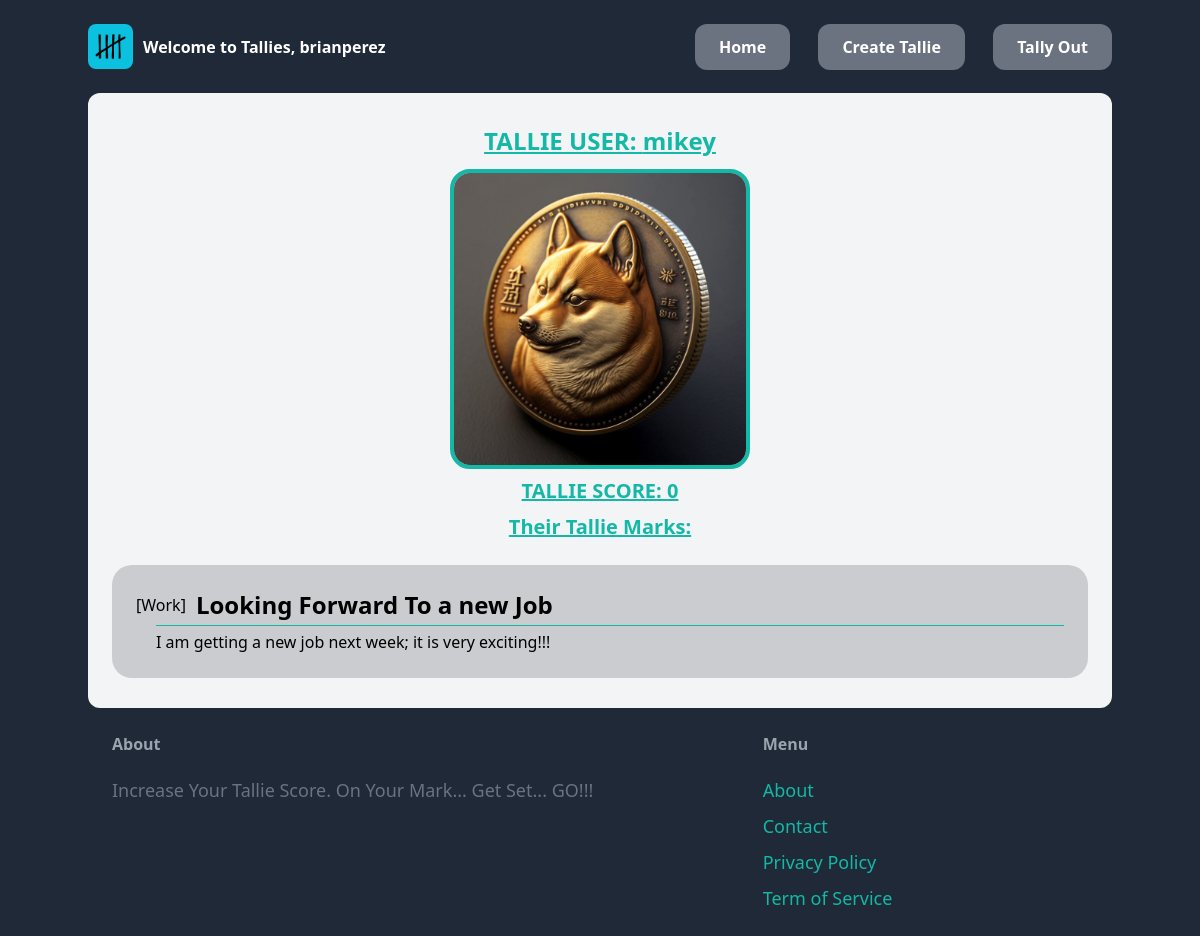
/blog/ViewProfile/2/ (signed in), run on the app's committed database.
### core/models.py (models this page shows, shortened)
class Profile(models.Model):
    user = models.OneToOneField(User, on_delete=models.CASCADE) # connect the user the the profile using the user PK(id)
    age = models.IntegerField(null=True, blank=True)  # Allow null and blank values for flexibility
    profile_image = models.ImageField(null=True, default='DEFAULT.png', blank=True, upload_to="profile_images/") # optional ; saves image media location ; # NEED TO INSTALL PILLOW (Python Image Library) ; sets default image to media/DEFAULT.png
    score = models.IntegerField(null=True, blank=True, default=0)  # Allow null and blank values for flexibility

### blog/models.py (models this page shows, shortened)
class Blog(models.Model):
    category = models.ForeignKey(Category, related_name='blogs', on_delete=models.CASCADE, blank=True, null=True, default='Testing')        # related_name='blogs': This provides a reverse relation from "Category" back to the model where this line of code is located. It means that you can access the instances of the current model associated with a Category using the attribute name blogs. For example, if you have a Category instance, you can access its associated blogs using category.blogs.all().
    name = models.CharField(max_length=255) # create a max length restriction of the Blog Name ; name is used in the admin page
    members = models.ManyToManyField(User, related_name='Blogs')           # involves the owner and the contacter
    content = models.TextField(blank=True, null=True)
    created_by = models.ForeignKey(User, related_name='blogs', on_delete=models.SET(get_default_user), blank=True, null=True)
    created_at = models.DateTimeField(auto_now_add=True)                            # store the time the Blog instanciated
    modified_at = models.DateTimeField(auto_now=True)                               # update to the current time
    class Meta:
        ordering = ('-modified_at',)

class Category(models.Model):
    name = models.CharField(max_length=255) # create a MAX LENGTH RESTRICTION
    class Meta:                     # CREATE a Meta data class
        ordering = ('name',)                    # Order all category entries within django admin in alphabetical order
        verbose_name_plural = 'Categories'      # Show the title 'Categories' instead of default 'Categorys' within admin site's sidebar
    def __str__(self):              # FUNCTION that returns the Category name
        return self.name

### blog/views.py (the view)
# urls.py: path('ViewProfile/<int:pk>/', views.ViewProfile, name='ViewProfile'),     # This line maps the URL 'ViewProfile/<int:pk>/' to the 'ViewProfile' view function in the ./views.py module. The name 'ViewPr
@login_required
def ViewProfile(request, pk):
    current_ID = request.user.id                # save the current user's ID
    home_owner = User.objects.filter(id=pk)     # get the id Home page user
    if(current_ID == home_owner[0].id):         # check if the current user owns the home page and is its rightfull owner
        OWNERSHIP = True                        # set flag to true
        blogs = Blog.objects.filter(created_by=request.user.id )  # STORE a list of blogs created by the current user
    else:                               # visitor vistiting another's home page
        OWNERSHIP = False
        blogs = Blog.objects.filter(created_by=pk )  # STORE a list of blogs created by the page's user
    return render(request, 'blog/Home.html', {
        'blogs': blogs,  # Return a list of object items
        'home_owner': home_owner[0],
        'OWNERSHIP': OWNERSHIP,
    })

### blog/templates/blog/Home.html (shortened to what this page needs)
{% extends 'core/base.html' %}
{% block Xtra_Button1 %}
    {% if OWNERSHIP %}
        <a href="{% url 'core:TTT' %}" class="px-6 py-3 text-lg font-semibold bg-gray-500 text-white rounded-xl hover:bg-gray-700">Play Tic-Tac-Toe</a>
    {% else %}
        <a href="{% url 'blog:home' %}" class="px-6 py-3 text-lg font-semibold bg-gray-500 text-white rounded-xl hover:bg-gray-700">Home</a>
    {% endif %}
{% endblock %}
{% block Xtra_Button2 %}
    <a href="{% url 'blog:new' %}" class="px-6 py-3 text-lg font-semibold bg-gray-500 text-white rounded-xl hover:bg-gray-700">Create Tallie</a>
{% endblock %}
{% block content %}
<div id="Home_Profile_Image_Div" class="center">
    <div class = 'mb-3'>
        {% if OWNERSHIP %}
            <div class="py-3">
                <a ID='Update_Profile_BTN' href="{% url 'core:Update' %}" class="px-6 py-3 text-lg font-semibold rounded-xl" >Update Profile</a>
                <a ID='Home_Delete_Profile_BTN' href="{% url 'core:Unregister' %}" class="px-6 py-3 text-lg font-semibold text-white rounded-xl">Delete User/Profile</a>
            </div>
        {% else %}
            <h1 class="m-2 text-2xl font-semibold text-teal-500" style="text-decoration: underline;">TALLIE USER: {{home_owner.username}} </h1>
        {% endif %}
    </div>
    {% if OWNERSHIP %}
        <img id="Home_Pro_Image"src="{{ user.profile.profile_image.url }}" alt="image file name: {{ user.profile.profile_image}}">
    {% else %}
        <img id="Home_Pro_Image"src="{{ home_owner.profile.profile_image.url }}" alt="image file name: {{ home_owner.profile.profile_image}}">
    {% endif %}
    <h1 class="m-2 text-xl font-semibold text-teal-500" style="text-decoration: underline;">TALLIE SCORE:
        {% if OWNERSHIP %}
            {{request.user.profile.score}}
        {% else %}
            {{ home_owner.profile.score }}
        {% endif %}
    </h1>
    {% if OWNERSHIP %}
        <h1 class="mb-6 text-xl font-semibold text-teal-500" style="text-decoration: underline;">Your Tallie Marks:</h1>
    {% else %}
        <h1 class="mb-6 text-xl font-semibold text-teal-500" style="text-decoration: underline;">Their Tallie Marks:</h1>
    {% endif %}
</div>
<div  class="space-y-6 ">
    {% for blog in blogs %}
        <a href="{% url 'blog:detail' blog.id %}">
            <div class="BLOG-POST">
                <div class="flex  items-center">
                    [{{blog.category}}]
                    <h2 class="text-2xl font-semibold" style="margin-left: 10px;">{{blog.name}}</h2>
                </div>
                <p class="Description_Block Explore_Blog-Content" style="margin-left: 20px">{{ blog.content}}</p>
            </div>
        </a>
    {% endfor %}
</div>
{% endblock %}

### core/templates/core/base.html (shortened to what this page needs)
{% load static %}
<!DOCTYPE html>
<html lang="en">
    {% block Head %}
        <head>
            {% block Styling %}
                <script src="https://cdn.tailwindcss.com"></script>
                <link rel="stylesheet" type="text/css" href="{% static 'css/BaseStyle.css' %}">
            {% endblock %}
        </head>
    {% endblock %}
    {% block Body %}
        <body class="container">
            <nav id="Navigation" class="flex justify-between items-center ">
                <div id="Logo_Greeting_Block" class="py-6 flex flex-row justify-between items-center ">
                    <div id="Pic_Container">
                        <a href="{% url 'blog:explore' %}"><img id="LOGO"  src="{% static 'tally.png' %}" alt="Tally Logo NUMBER 2"></a>
                    </div>
                    <div>
                        {% if request.user.is_authenticated %}
                        <p class="font-semibold text-white ">
                            Welcome to Tallies, {{request.user.username}}
                        </p>
                        {% else %}
                        <p class="text-xl text-white font-semibold ">
                            Welcome to Tallies
                        </p>
                        {% endif %}
                    </div>
                </div>
                {% if request.user.is_authenticated %}
                    <div class="space-x-6">
                        {% block Xtra_Button1 %}{% endblock %}
                        {% block Xtra_Button2 %}{% endblock %}
                            <a href="{% url 'core:logout' %}" class="px-6 py-3 text-lg font-semibold bg-gray-500 text-white rounded-xl hover:bg-gray-700">Tally Out</a>
                    </div>
                {% endif %}
            </nav>
            <div id="Content" class="px-6 py-6 bg-gray-100 rounded-xl w-full">
                {% block content %}{% endblock %}
            </div>
            <footer class="py-6 px-6 flex justify-between bg-gray-800 w-full">
                <div class="w-2/3 pr-10">
                    <h3 class="mb-5 font-semibold text-gray-400">About</h3>
                    <p class="text-lg text-gray-500"> Increase Your Tallie Score. On Your Mark... Get Set... GO!!! </p>
                </div>
                <div class="w-1/3">
                    <h3 class="mb-5 font-semibold text-gray-400">Menu</h3>
                    <ul class="space-y-2">
                        <li><a href="{% url 'core:About' %}" class="text-lg text-teal-500 hover:text-teal-700">About</a></li>
                        <li><a href="{% url 'core:Contact' %}" class="text-lg text-teal-500 hover:text-teal-700">Contact</a></li>
                        <li><a href="{% url 'core:Privacy' %}" class="text-lg text-teal-500 hover:text-teal-700">Privacy Policy</a></li>
                        <li><a href="{% url 'core:Terms' %}" class="text-lg text-teal-500 hover:text-teal-700">Term of Service</a></li>
                    </ul>
                </div>
            </footer>
        </body>
    {% endblock %}
</html>

### static/css/BaseStyle.css (style rules this page uses)
* { margin: 0; }
.container { margin-left: auto; margin-right: auto; }
body { display: flex; align-items: center; flex-direction: column; justify-content: center; background: #1f2937; }
#Navigation { width: 100%; }
#Home_Profile_Image_Div { text-align: center; }
#Home_Pro_Image { max-width: 300px; max-height: 300px; display: block; margin: 0 auto; border-radius: 20px; border: 4px solid #14b8a6; }
.Explore_Blog-Content { overflow: hidden; display: -webkit-box; -webkit-line-clamp: 3; -webkit-box-orient: vertical; }
.BLOG-POST { padding: 24px; display: flex; flex-direction: column; background-color: #caccd0; border-radius: 20px; margin-bottom: 6px; }
.Description_Block { border-top: 1px solid #14b8a6; padding-top: 4px; margin-top: 4px; }
#LOGO { width: 45px; height: 45px; border-radius: 0.5rem; margin-right: 10px; }
@media (min-width: 976px) { #Navigation a, #Navigation p { font-size: 16px; } }

### data on the page
Blog: category "Work", name "Looking Forward To a new Job", content "I am getting a new job next week; it is very exciting!!!"

### other printed values
{{ request.user.username }} "brianperez"
{{ home_owner.username }} "mikey"
{{ home_owner.profile.score }} "0"
